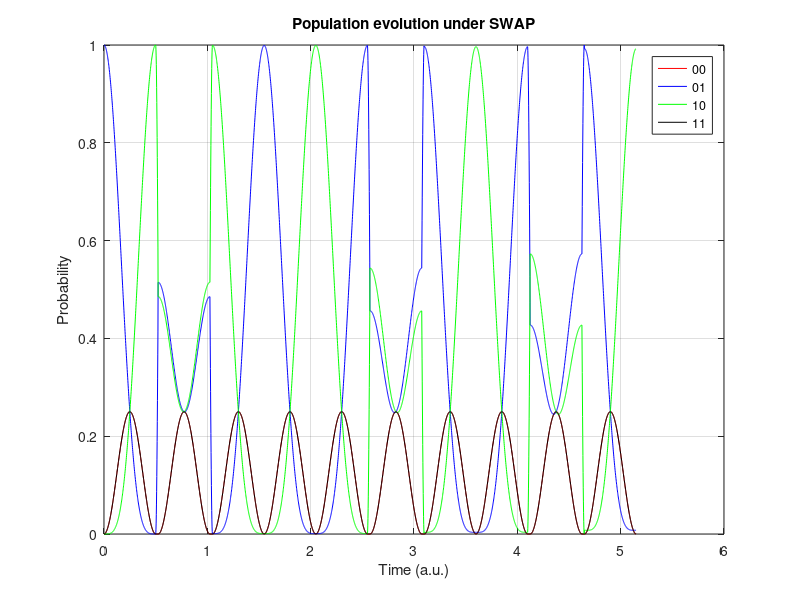

MATLAB code to generate this figure: (Note: this script raises an error after producing the figure.)
%%SWAP Gate simulation based on Volkov and Salikhov 2011
%Lena Aly - NYU Abu Dhabi 
%lwa2019@nyu.edu

clear; clc; close all;

global dt start rho_t NoP_90 NoP_180 NoP_evolution rho error 


addpath(genpath('/path/to/spinach'));

% Parameters
omega0_L = 11.0 * 2 * pi;
omega0_S = 11.0 * 2 *pi;
omegaL_mw = 11.0 * 2 * pi;
omegaS_mw = 15.0 * 2 * pi;


deltaL_mw = omegaL_mw - omega0_L;
deltaS_mw = omegaS_mw -omega0_S;
amplitude_mw = 2 * pi;
phase_0 = 90;  % not used directly
J = 20 * pi; %coupling term
error = 19; %in degrees 

% Pauli Matrices
Iz = [1 0; 0 -1] / 2;
Ix = [0 1; 1 0] / 2;
Iy = [0 -1i; 1i 0] / 2;

%Two-spin Pauli Matrices
Lz=kron(Iz, eye(2));
Sz=kron(eye(2),Iz);
Lx=kron(Ix, eye(2));
Sx=kron(eye(2),Ix);
Ly=kron(Iy, eye(2));
Sy=kron(eye(2),Iy);
Ix=Lx+Sx;
Iy=Ly+Sy;
Iz=Lz+Sz;

% Time parameters
dt = (1/J )*0.1;
flip_1 = 0.5* pi;   % 90 Rotation angle
flip_2 = 1*pi;      % 180

t_90 = flip_1 / amplitude_mw;
t_180 = flip_2 / amplitude_mw;          


NoP_90 = round(t_90 / dt);
NoP_180  = round(t_180 / dt);
NoP_evolution = round ((pi/ (2*J))/dt);
start =0;
CNOT = [1 0 0 0; 0 1 0 0; 0 0 0 1; 0 0 1 0];

% Initial pure state density matrix 
psi1 = [0; 1];
psi0 = [1; 0];
r =  [0;1;0;0];
rho = r*r';
rho_t = zeros(4, 4, 0);  % ensemble tracking
disp("After step definition:");
disp(rho);


function pulse( theta, axis, H, direction)


global dt start rho_t NoP_90 NoP_180 rho;

    U = expm(-1i * H * dt);

    axis_list =["1y", "2y", "1x", "2x", "12x", "12y"];
    if theta == 90 && ismember(axis, axis_list)
  
        NoP_segment = NoP_90;


    elseif theta == 180 &&  ismember(axis, axis_list)
        NoP_segment = NoP_180;

    else
        print ("try again; you have not entered a valid axis")

    end 

    for i= start +1 : start +NoP_segment
        rho_t(:, :, i) = rho;
        if direction == 1
           rho = U*rho*U'; 

        elseif direction == -1
           rho = U'*rho*U; 
        end

    end 
start = start + NoP_segment;
rho_t(:,:,start) = rho;
end 

function evolution(H)
global dt NoP_evolution start rho_t rho;

U = expm(-1i * H * dt);
NoP_segment = NoP_evolution;

 for i= start +1 : start +NoP_segment
        rho_t(:, :, i) = rho;
           rho = U*rho*U'; 

 end 

 start = start + NoP_segment;
 rho_t(:,:,start) = rho;
end

disp("After step funtions:");
disp(rho);

% Pulse Sequence 


H_evol = J*(Lz*Sz+ Lx*Sx + Ly*Sy);

%180 -12x
H = amplitude_mw* Ix;
pulse(180, "12x", H, -1);
disp("After step 2:");
disp(rho);


%L 
evolution( H_evol);

H = amplitude_mw* Ix;
pulse(180, "12x", H, 1);
disp("After step 2:");
disp(rho);

evolution( H_evol);

H = amplitude_mw* Ix;
pulse(180, "12x", H, -1);
disp("After step 2:");
disp(rho);

%_________________________

%180 12x
H = amplitude_mw* Ix;
pulse(180, "12x", H, 1);
disp("After step 2:");
disp(rho);

%180 -12y
H = amplitude_mw* Iy;
pulse(180, "12y", H, -1);
disp("After step 2:");
disp(rho);

%L 
evolution( H_evol);

H = amplitude_mw* Ix;
pulse(180, "12x", H, 1);
disp("After step 2:");
disp(rho);

evolution( H_evol);

H = amplitude_mw* Ix;
pulse(180, "12x", H, -1);
disp("After step 2:");
disp(rho);

%_________________________

%180 12y
H = amplitude_mw* Iy;
pulse(180, "12x", H, 1);
disp("After step 2:");
disp(rho);


%L 
evolution( H_evol);

H = amplitude_mw* Ix;
pulse(180, "12x", H, 1);
disp("After step 2:");
disp(rho);

evolution( H_evol);

H = amplitude_mw* Ix;
pulse(180, "12x", H, -1);
disp("After step 2:");
disp(rho);

%_________________________

disp("After step end:");
disp(rho);

total_steps = start; 

% Extract probabilities
P0 = zeros(1, total_steps);
P1 = zeros(1, total_steps);
P2 = zeros(1, total_steps);
P3= zeros(1, total_steps);


for i = 1:total_steps
    P0(i) = real(rho_t(1,1,i)); 
    P1(i) = real(rho_t(4,4,i));
    P2(i) = real(rho_t(2,2,i));
    P3(i) = real(rho_t(3,3,i));
end

trace(rho^2)
time = (0:total_steps-1) * dt;

%% Plot probabilities
figure(1);
plot(time, P0, 'r');hold on;plot(time, P2, 'b');...
hold on;plot(time, P3, 'g');hold on;plot(time, P1, 'black');
title('Population evolution under SWAP');
xlabel('Time (a.u.)');
ylabel('Probability');
legend('00', '01', '10', '11');
grid on;


%Fidility Calculation
psi_target = SWAP * r;            
rho_target = psi_target * psi_target'; 
Fid = real(trace(rho * rho_target));
Fid